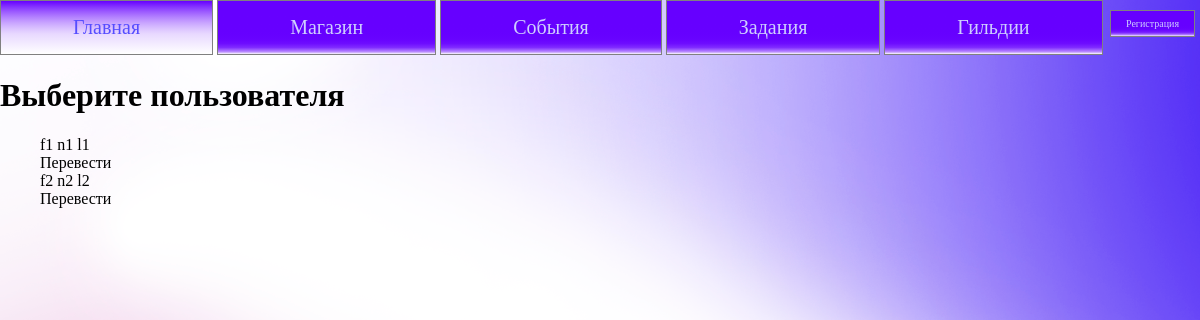
Page /choose_donation/1 on the earlier database version.
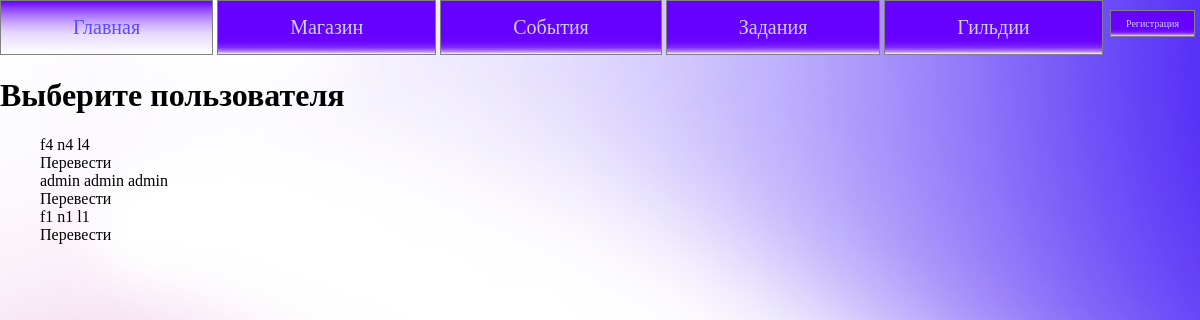
Same page on the later database version.
### vtb/models.py (models this page shows, shortened)
class Users(models.Model):
    user = models.ForeignKey(User, on_delete=models.PROTECT, null=True)
    firstname = models.CharField(max_length=64)
    name = models.CharField(max_length=64)
    lastname = models.CharField(max_length=64)
    role = models.ForeignKey('Roles', on_delete=models.PROTECT, null=True)
    privateKey = models.CharField(max_length=128, null=True)
    publicKey = models.CharField(max_length=128, null=True)
    class Meta:
        verbose_name = 'Пользователи'
        verbose_name_plural = 'Пользователи'

### vtb/views.py (the view)
# urls.py: path('choose_donation/<int:user_id>', donate_to_users, name='choose_donation'),
def donate_to_users(request, user_id):
    users = Users.objects.filter(~Q(id=user_id))
    return render(request, 'vtb/donate_to_users.html', {'menu': menu, 'users': users, 'from_id': user_id})

### vtb/templates/vtb/donate_to_users.html
{% extends 'vtb/base.html' %}
{% block content %}
<h1>Выберите пользователя</h1>
<ul>
    {% for u in users %}
    <li>{{u.firstname}} {{u.name}} {{u.lastname}} <div class="btn"><a href="{% url 'donate' from_id u.id%}">Перевести</a></div> </li>
    {% endfor %}
</ul>
{% endblock %}

### vtb/templates/vtb/base.html (shortened to what this page needs)
{% load static %}
<!DOCTYPE html>
<html lang="en">
<head>
<link type="text/css" href="{% static 'vtb/css/style.css' %}" rel="stylesheet" />
</head>
<body>
{% block mainmenu %}
<div class="article">
<ul class="menu">
{% for m in menu %}
<li class="menu" onmouseenter="ChangeFont('menu--{{ m.url }}', '#564dff')" onmouseleave="ChangeFont('menu--{{ m.url }}','#ceceff')">
<a class="menu menu--{{m.url}}" href="{% url m.url %}"> {{m.title}} </a>
</li>
{% endfor %}
{% if not request.user.is_authenticated%}
<li class="profile_menu" onmouseenter="ChangeFont('profile_menu--registration', '#564dff')" onmouseleave="ChangeFont('profile_menu--registration','#ceceff')"><a class="profile_menu profile_menu--registration" href="{% url 'registration' %}">Регистрация</a></li>
{% endif %}
</ul>
</div>
{% endblock %}
{% block content %}
{% endblock %}
</body>
</html>

### vtb/static/vtb/css/style.css (style rules this page uses)
body { margin: 0px; background-image: url("../images/background.png"); }
a { font-family: "Times New Roman"; text-decoration: none; color: black; }
ul { list-style: none; }
ul.menu { background-image: url("../images/navigationpanel.png"); background-position-y: -80px; padding: 0px 0px 20px 0px; margin: 0px; height: 36px; overflow: hidden; }
li.menu { display: inline-block; margin: 0px 0px 0px 0px; padding: 15px 6% 15px 6%; background-image: linear-gradient(to bottom, #6600ff, 95%, white); font-size: 20px; border: 1px solid gray; transition: 0.3s; }
li.profile_menu { float: right; margin: 10px 5px 0px 0px; padding: 7px 15px 7px 15px; background-image: linear-gradient(to bottom, #6600ff, 95%, white); font-size: 10px; border: 1px solid gray; }
li.menu a { color: #ceceff; }
li.profile_menu a { color: #ceceff; }

Differences in the rows shown:
removed Users: firstname "f2", name "n2", lastname "l2"
added Users: firstname "f4", name "n4", lastname "l4"
added Users: firstname "admin", name "admin", lastname "admin"
